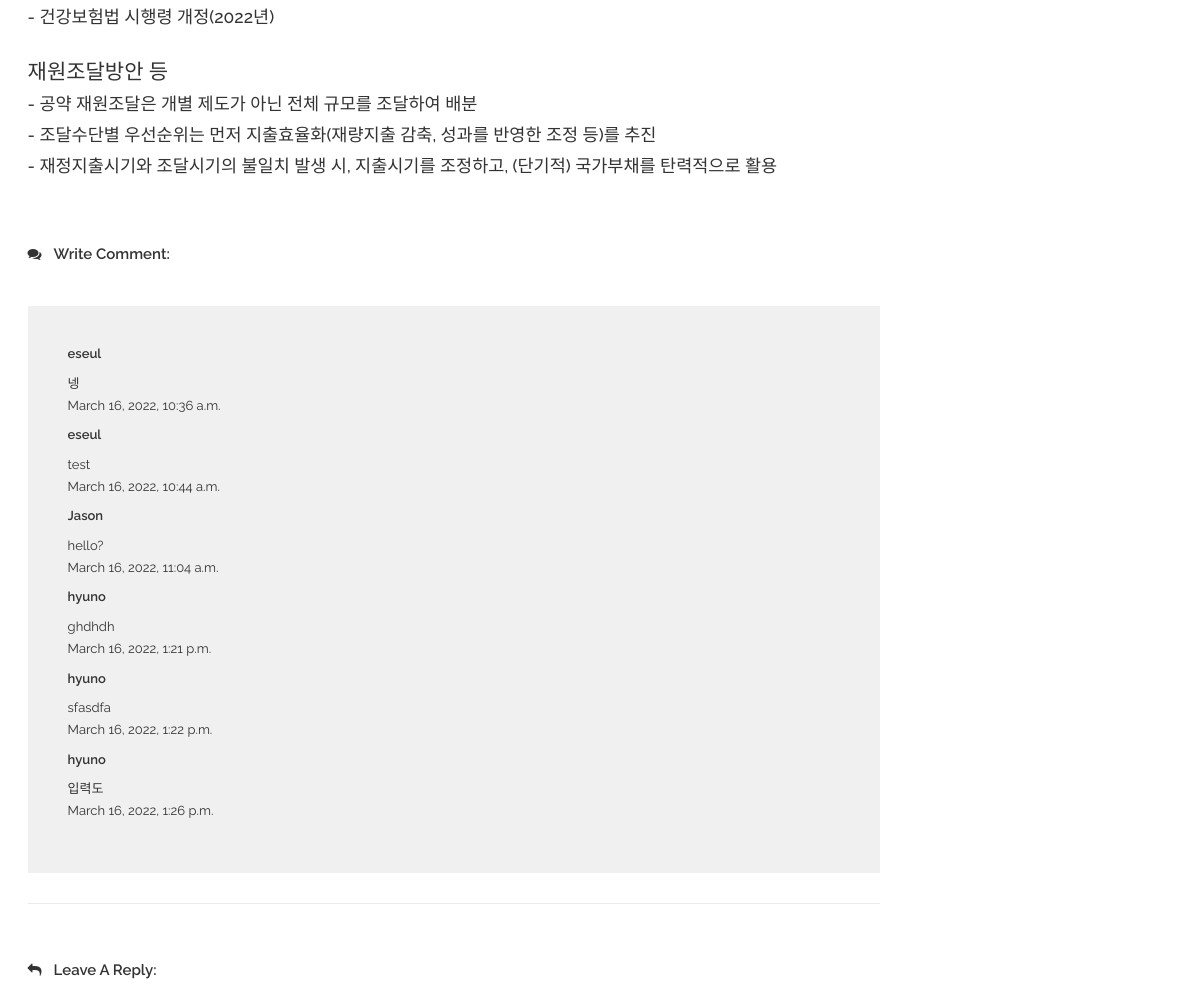
/candidate2/detail01/ (middle part), run on an earlier commit of the app's database.
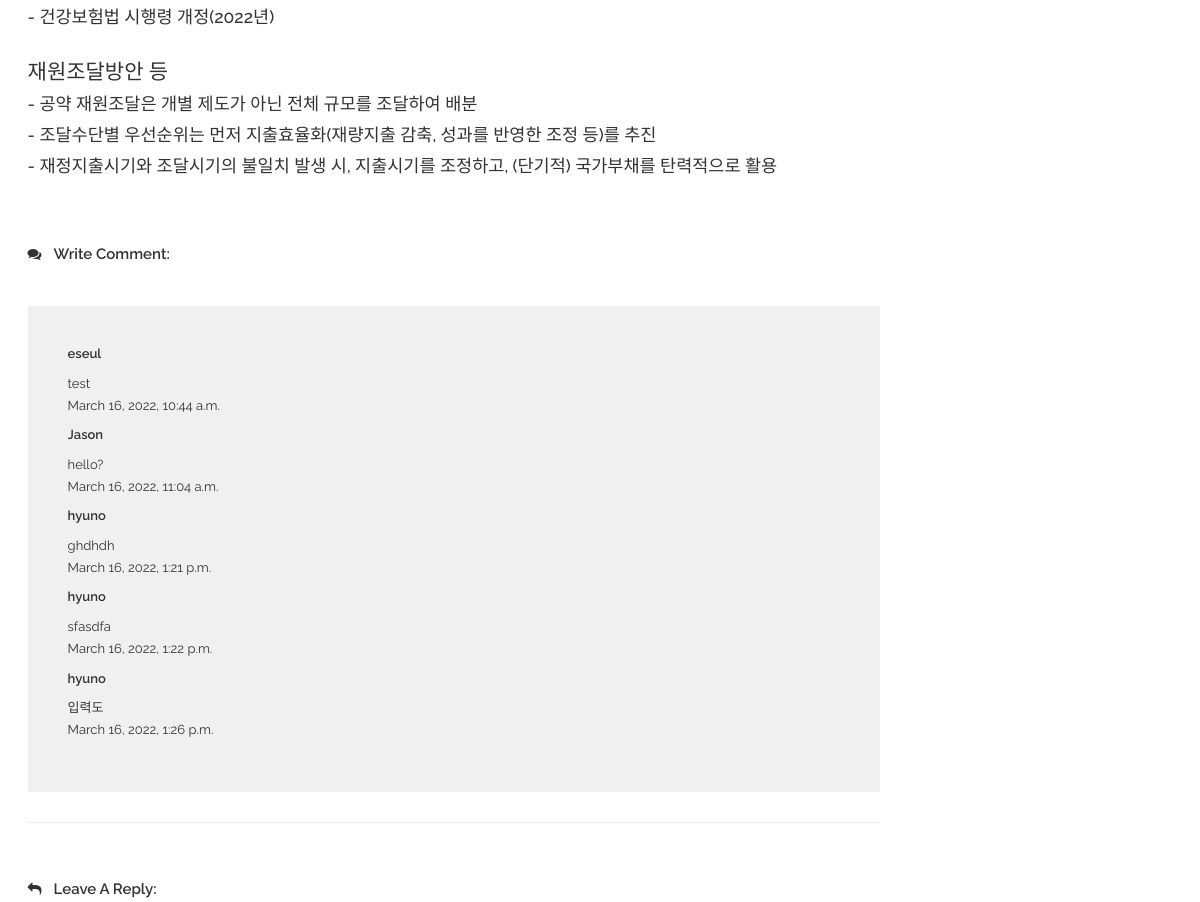
And on a later commit of the database.
### bbsApp/models.py (models this page shows)
class Post(models.Model):
    id            = models.BigAutoField(help_text = "Post ID", primary_key=True)
    candidate_num = models.IntegerField()
    detail_num    = models.IntegerField()
    writer_id     = models.TextField(max_length=100)
    content       = models.TextField(blank=False, null=False)
    create_date   = models.DateTimeField(auto_now=True)
    modify_date   = models.DateTimeField(auto_now=True)

### candidate2App/views.py (the view)
# urls.py: path('detail01/', views.detail01),
def detail01(request):
    print('>>> candidate2')
    candidate_num = 2
    detail_num = 1
    Posts = Post.objects.filter(candidate_num=candidate_num, detail_num=detail_num)
    if request.session.get('member_name'):
        print('>>> our member')
        context = {
            'session_member_name': request.session.get('member_name'),
            'session_member_id'  : request.session.get('member_id'),
            'candidate_num': candidate_num,
            'detail_num': detail_num,
            'Posts' : Posts
        }
        return render(request, 'candidate2/blogDetail01.html',context)
    else:
        context = {
            'candidate_num'      : candidate_num,
            'detail_num'         : detail_num,
            'Posts': Posts
        }
        return render(request, 'candidate2/blogDetail01.html' ,context)

### candidate2App/templates/candidate2/blogDetail01.html (shortened to what this page needs)
{% load static %}
<!doctype html>
<html class="no-js" lang="en">
    <head>
        <link rel="stylesheet" href="{% static 'css/bootstrap.min.css' %}">
        <link rel="stylesheet" href="{% static 'css/font-awesome.min.css' %}">
        <link rel="stylesheet" href="{% static 'css/meanmenu.min.css' %}">
        <link rel="stylesheet" href="{% static 'css/owl.carousel.min.css' %}">
		<link rel="stylesheet" href="{% static 'lib/css/nivo-slider.css' %}" type="text/css" />
		<link rel="stylesheet" href="{% static 'lib/css/preview.css' %}" type="text/css" media="screen" />
        <link rel="stylesheet" href="{% static 'css/chosen.min.css' %}">
        <link rel="stylesheet" href="{% static 'css/animate.css' %}">
        <link rel="stylesheet" href="{% static 'css/magnific-popup.css' %}">
        <link rel="stylesheet" href="{% static 'css/normalize.css' %}">
        <link rel="stylesheet" href="{% static 'css/main.css' %}">
        <link rel="stylesheet" href="{% static 'style.css' %}">
        <link rel="stylesheet" href="{% static 'css/responsive.css' %}">
    </head>
    <body>
        <div class="wrapper">
            <section class="blog-two-details-area ptb-80">
                <div class="container">
                    <div class="row">
                        <div class="col-lg-9">
                            <div class="blog-container-inner">
                                <div class="visual-inner">
                                    <div class="blog-content">
                                        <li>국세청과 지자체 보유 행정자료를 근거로 지원액 절반 먼저 지원하는 선보상제도 시행</li><br/>
                                        <h5>- 주기적 펜데믹 대응 의료공공성 강화를 위해 건보급여체계에 정책 수가 신설하고 필수의료 국가책임제 실현</h5><br/>
                                        <h5>- 건강보험법 시행령 개정(2022년)</h5><br/>
                                        <h4>재원조달방안 등</h4>
                                        <h5>- 공약 재원조달은 개별 제도가 아닌 전체 규모를 조달하여 배분</h5>
                                        <h5>- 조달수단별 우선순위는 먼저 지출효율화(재량지출 감축, 성과를 반영한 조정 등)를 추진</h5>
                                        <h5>- 재정지출시기와 조달시기의 불일치 발생 시, 지출시기를 조정하고, (단기적) 국가부채를 탄력적으로 활용</h5><br/>
                                    </div>
                                </div>
                                <div  class="blog-comment">
                                    <p><i class="fa fa-comments" aria-hidden="true"></i>Write Comment:</p>
                                    <div class="blog-reply-all2">
                                        <div id="blog-top" class="blog-top">
                                            {% for bbs in Posts %}
                                            <div  class="blog-img-details">
                                                <div class="blog-title" align="right">
                                                    <h3>{{bbs.writer_id}}</h3>
                                                </div>
                                                <p>{{bbs.content}}</p>
                                                <span>{{bbs.create_date}}</span>
                                            </div>
                                            {% endfor %}
                                        </div>
                                    </div>
                                </div>
                                <div class="blog-input">
                                    <p><i class="fa fa-reply" aria-hidden="true"></i>Leave A Reply:</p>
                                </div>
                            </div>
                        </div>
                        <div class="col-lg-3">
                        </div>
                    </div>
                </div>
            </section>
        </div>
    </body>
</html>

### bbsApp/static/css/main.css (style rules this page uses)
html { color: #222; font-size: 1em; line-height: 1.4; }

What changed in the data, as far as the page shows it:
removed Post: writer_id "eseul", content "넹", create_date "March 16, 2022, 10:36 a.m."
